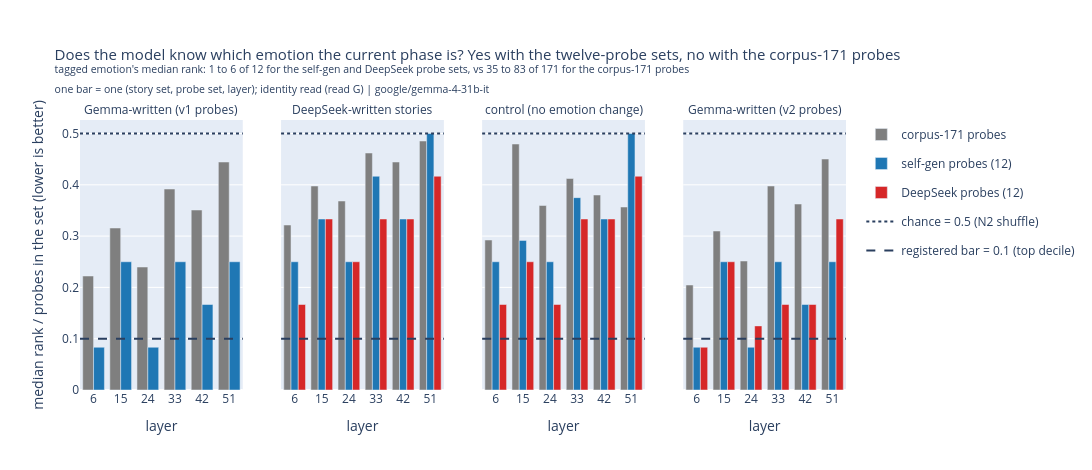

Source (notebook cell):
### Markdown cell above
## 1. Does the model know which emotion the current phase is? (the identity read, registry name G)

**Answer: yes, clearly, when read with good probes.** On every story set, the
two twelve-probe sets place the tagged emotion near the top: median rank 1 to 6
of 12 at every layer. The self-gen probes do this everywhere. The DeepSeek
probes do it on the story sets that carry them, and the v1 Gemma-written set
was extracted before that third probe set existed. The corpus-171 probes never
come close (median rank 35 to 83 of 171). Both ranges are recomputed at runtime
in the figure title, and the printout below the figure gives them for each
pairing of probe set with story set.

**How it was measured.** For every story phase, average each probe's centered
cosine over the phase's tokens. Then rank the tagged emotion among the probes
in its set; rank 1 means the correct probe scored highest. The figure divides
that rank by the number of probes in the set, so sets of different sizes share
one scale. Chance sits near 0.5. The registered usefulness bar is the top
decile, 0.1. Lower is better.

**Verdict.** The identity read passes in substance for the self-gen and
DeepSeek probes. Wrong-emotion shuffles (N2) essentially never match their
ranks: p < 0.001 at every layer on both Gemma-written story sets. The
exceptions cluster at the last extracted layer, 51, on the DeepSeek-written and
control story sets, and at layer 15 on the small 106-story control set. The
printout gives each probe set's worst shuffle p and the layer it occurs at. The
corpus-171 probes fail the registered bar at every layer on every story set.
Formal verdict-ladder adjudication is pending because the registered text of
read G named the corpus-171 probes specifically (section 5, point 1).

### Code cell
# this cell plots the tagged emotion's median rank (as a fraction of the
# number of probes in its set) per layer, probe set, and story set, then
# prints each probe set's rank range and its worst wrong-emotion-shuffle
# p value across the six layers
fig = make_subplots(rows=1, cols=len(STORY_SETS), subplot_titles=list(STORY_SETS),
                    shared_yaxes=True)
colors = {"corpus": "#7f7f7f", "selfgen": "#1f77b4", "deepseek": "#d62728"}
probe_sets_in_legend = set()  # each probe set gets one legend entry, whichever panel shows it first
small_set_ranks, corpus_ranks = [], []  # feed the title's computed rank ranges
for col, (story_set, arm) in enumerate(STORY_SETS.items(), start=1):
    for probe_set, per_layer_stats in arm["gate_G"].items():
        if probe_set == "random" or not per_layer_stats.get("per_layer"):
            continue
        ranks = [per_layer_stats["per_layer"][str(layer)]["median_rank"] for layer in LAYERS]
        (corpus_ranks if probe_set == "corpus" else small_set_ranks).extend(ranks)
        fig.add_bar(
            x=[str(layer) for layer in LAYERS],
            y=[rank / PROBE_SET_SIZE[probe_set] for rank in ranks],
            name=PROBE_SET_LABEL[probe_set], marker_color=colors[probe_set],
            legendgroup=probe_set, showlegend=(probe_set not in probe_sets_in_legend), row=1, col=col,
        )
        probe_sets_in_legend.add(probe_set)
# the two reference lines are labeled in the legend (per-panel text collided with bars)
fig.add_hline(y=0.5, line_dash="dot")
fig.add_hline(y=0.1, line_dash="dash")
fig.add_scatter(x=[None], y=[None], mode="lines", line=dict(dash="dot", color="#2a3f5f"),
                name="chance = 0.5 (N2 shuffle)")
fig.add_scatter(x=[None], y=[None], mode="lines", line=dict(dash="dash", color="#2a3f5f"),
                name="registered bar = 0.1 (top decile)")
for annotation in fig.layout.annotations:  # only the panel titles exist at this point
    annotation.font = dict(size=12)
fig.update_layout(
    title=(
        "Does the model know which emotion the current phase is? "
        "Yes with the twelve-probe sets, no with the corpus-171 probes<br>"
        f"<sup>tagged emotion's median rank: {min(small_set_ranks):.0f} to "
        f"{max(small_set_ranks):.0f} of 12 for the self-gen and DeepSeek probe sets, vs "
        f"{min(corpus_ranks):.0f} to {max(corpus_ranks):.0f} of 171 for the corpus-171 probes</sup><br>"
        f"<sup>one bar = one (story set, probe set, layer); identity read (read G) | {MODEL}</sup>"
    ),
    title_font_size=15,
    yaxis_title="median rank / probes in the set (lower is better)",
    barmode="group", width=1400, height=470, margin=dict(t=120),
)
fig.update_xaxes(title="layer")
fig.show()
for story_set, arm in STORY_SETS.items():
    for probe_set, per_layer_stats in arm["gate_G"].items():
        if probe_set == "random" or not per_layer_stats.get("per_layer"):
            continue
        cells = per_layer_stats["per_layer"]
        ranks = [cells[str(layer)]["median_rank"] for layer in LAYERS]
        worst_layer = max(LAYERS, key=lambda layer: cells[str(layer)]["n2_p"])
        print(f"{story_set:28s} {PROBE_SET_LABEL[probe_set]:22s} median rank {min(ranks):.0f} to "
              f"{max(ranks):.0f} of {PROBE_SET_SIZE[probe_set]}; worst shuffle p = "
              f"{cells[str(worst_layer)]['n2_p']:.4f} (layer {worst_layer})")

### Figure 1 — Plotly figure (JSON) as saved in the notebook; plotly's stock layout.template omitted (floating-point values rounded to 4 significant figures)
{"data": [{"legendgroup": "corpus", "marker": {"color": "#7f7f7f"}, "name": "corpus-171 probes", "showlegend": true, "type": "bar", "x": ["6", "15", "24", "33", "42", "51"], "xaxis": "x", "y": [0.2222, 0.3158, 0.2398, 0.3918, 0.3509, 0.4444], "yaxis": "y"}, {"legendgroup": "selfgen", "marker": {"color": "#1f77b4"}, "name": "self-gen probes (12)", "showlegend": true, "type": "bar", "x": ["6", "15", "24", "33", "42", "51"], "xaxis": "x", "y": [0.08333, 0.25, 0.08333, 0.25, 0.1667, 0.25], "yaxis": "y"}, {"legendgroup": "corpus", "marker": {"color": "#7f7f7f"}, "name": "corpus-171 probes", "showlegend": false, "type": "bar", "x": ["6", "15", "24", "33", "42", "51"], "xaxis": "x2", "y": [0.3216, 0.3977, 0.3684, 0.462, 0.4444, 0.4854], "yaxis": "y2"}, {"legendgroup": "selfgen", "marker": {"color": "#1f77b4"}, "name": "self-gen probes (12)", "showlegend": false, "type": "bar", "x": ["6", "15", "24", "33", "42", "51"], "xaxis": "x2", "y": [0.25, 0.3333, 0.25, 0.4167, 0.3333, 0.5], "yaxis": "y2"}, {"legendgroup": "deepseek", "marker": {"color": "#d62728"}, "name": "DeepSeek probes (12)", "showlegend": true, "type": "bar", "x": ["6", "15", "24", "33", "42", "51"], "xaxis": "x2", "y": [0.1667, 0.3333, 0.25, 0.3333, 0.3333, 0.4167], "yaxis": "y2"}, {"legendgroup": "corpus", "marker": {"color": "#7f7f7f"}, "name": "corpus-171 probes", "showlegend": false, "type": "bar", "x": ["6", "15", "24", "33", "42", "51"], "xaxis": "x3", "y": [0.2924, 0.4795, 0.3596, 0.4123, 0.3801, 0.3567], "yaxis": "y3"}, {"legendgroup": "selfgen", "marker": {"color": "#1f77b4"}, "name": "self-gen probes (12)", "showlegend": false, "type": "bar", "x": ["6", "15", "24", "33", "42", "51"], "xaxis": "x3", "y": [0.25, 0.2917, 0.25, 0.375, 0.3333, 0.5], "yaxis": "y3"}, {"legendgroup": "deepseek", "marker": {"color": "#d62728"}, "name": "DeepSeek probes (12)", "showlegend": false, "type": "bar", "x": ["6", "15", "24", "33", "42", "51"], "xaxis": "x3", "y": [0.1667, 0.25, 0.1667, 0.3333, 0.3333, 0.4167], "yaxis": "y3"}, {"legendgroup": "corpus", "marker": {"color": "#7f7f7f"}, "name": "corpus-171 probes", "showlegend": false, "type": "bar", "x": ["6", "15", "24", "33", "42", "51"], "xaxis": "x4", "y": [0.2047, 0.3099, 0.2515, 0.3977, 0.3626, 0.4503], "yaxis": "y4"}, {"legendgroup": "selfgen", "marker": {"color": "#1f77b4"}, "name": "self-gen probes (12)", "showlegend": false, "type": "bar", "x": ["6", "15", "24", "33", "42", "51"], "xaxis": "x4", "y": [0.08333, 0.25, 0.08333, 0.25, 0.1667, 0.25], "yaxis": "y4"}, {"legendgroup": "deepseek", "marker": {"color": "#d62728"}, "name": "DeepSeek probes (12)", "showlegend": false, "type": "bar", "x": ["6", "15", "24", "33", "42", "51"], "xaxis": "x4", "y": [0.08333, 0.25, 0.125, 0.1667, 0.1667, 0.3333], "yaxis": "y4"}, {"line": {"color": "#2a3f5f", "dash": "dot"}, "mode": "lines", "name": "chance = 0.5 (N2 shuffle)", "type": "scatter", "x": [null], "y": [null]}, {"line": {"color": "#2a3f5f", "dash": "dash"}, "mode": "lines", "name": "registered bar = 0.1 (top decile)", "type": "scatter", "x": [null], "y": [null]}], "layout": {"annotations": [{"font": {"size": 12}, "showarrow": false, "text": "Gemma-written (v1 probes)", "x": 0.1062, "xanchor": "center", "xref": "paper", "y": 1.0, "yanchor": "bottom", "yref": "paper"}, {"font": {"size": 12}, "showarrow": false, "text": "DeepSeek-written stories", "x": 0.3688, "xanchor": "center", "xref": "paper", "y": 1.0, "yanchor": "bottom", "yref": "paper"}, {"font": {"size": 12}, "showarrow": false, "text": "control (no emotion change)", "x": 0.6313, "xanchor": "center", "xref": "paper", "y": 1.0, "yanchor": "bottom", "yref": "paper"}, {"font": {"size": 12}, "showarrow": false, "text": "Gemma-written (v2 probes)", "x": 0.8938, "xanchor": "center", "xref": "paper", "y": 1.0, "yanchor": "bottom", "yref": "paper"}], "barmode": "group", "height": 470, "margin": {"t": 120}, "shapes": [{"line": {"dash": "dot"}, "type": "line", "x0": 0, "x1": 1, "xref": "x domain", "y0": 0.5, "y1": 0.5, "yref": "y"}, {"line": {"dash": "dot"}, "type": "line", "x0": 0, "x1": 1, "xref": "x2 domain", "y0": 0.5, "y1": 0.5, "yref": "y2"}, {"line": {"dash": "dot"}, "type": "line", "x0": 0, "x1": 1, "xref": "x3 domain", "y0": 0.5, "y1": 0.5, "yref": "y3"}, {"line": {"dash": "dot"}, "type": "line", "x0": 0, "x1": 1, "xref": "x4 domain", "y0": 0.5, "y1": 0.5, "yref": "y4"}, {"line": {"dash": "dash"}, "type": "line", "x0": 0, "x1": 1, "xref": "x domain", "y0": 0.1, "y1": 0.1, "yref": "y"}, {"line": {"dash": "dash"}, "type": "line", "x0": 0, "x1": 1, "xref": "x2 domain", "y0": 0.1, "y1": 0.1, "yref": "y2"}, {"line": {"dash": "dash"}, "type": "line", "x0": 0, "x1": 1, "xref": "x3 domain", "y0": 0.1, "y1": 0.1, "yref": "y3"}, {"line": {"dash": "dash"}, "type": "line", "x0": 0, "x1": 1, "xref": "x4 domain", "y0": 0.1, "y1": 0.1, "yref": "y4"}], "title": {"font": {"size": 15}, "text": "Does the model know which emotion the current phase is? Yes with the twelve-probe sets, no with the corpus-171 probes<br><sup>tagged emotion's median rank: 1 to 6 of 12 for the self-gen and DeepSeek probe sets, vs 35 to 83 of 171 for the corpus-171 probes</sup><br><sup>one bar = one (story set, probe set, layer); identity read (read G) | google/gemma-4-31b-it</sup>"}, "width": 1400, "xaxis": {"anchor": "y", "domain": [0.0, 0.2125], "title": {"text": "layer"}}, "xaxis2": {"anchor": "y2", "domain": [0.2625, 0.475], "title": {"text": "layer"}}, "xaxis3": {"anchor": "y3", "domain": [0.525, 0.7375], "title": {"text": "layer"}}, "xaxis4": {"anchor": "y4", "domain": [0.7875, 1.0], "title": {"text": "layer"}}, "yaxis": {"anchor": "x", "domain": [0.0, 1.0], "title": {"text": "median rank / probes in the set (lower is better)"}}, "yaxis2": {"anchor": "x2", "domain": [0.0, 1.0], "matches": "y", "showticklabels": false}, "yaxis3": {"anchor": "x3", "domain": [0.0, 1.0], "matches": "y", "showticklabels": false}, "yaxis4": {"anchor": "x4", "domain": [0.0, 1.0], "matches": "y", "showticklabels": false}}}
